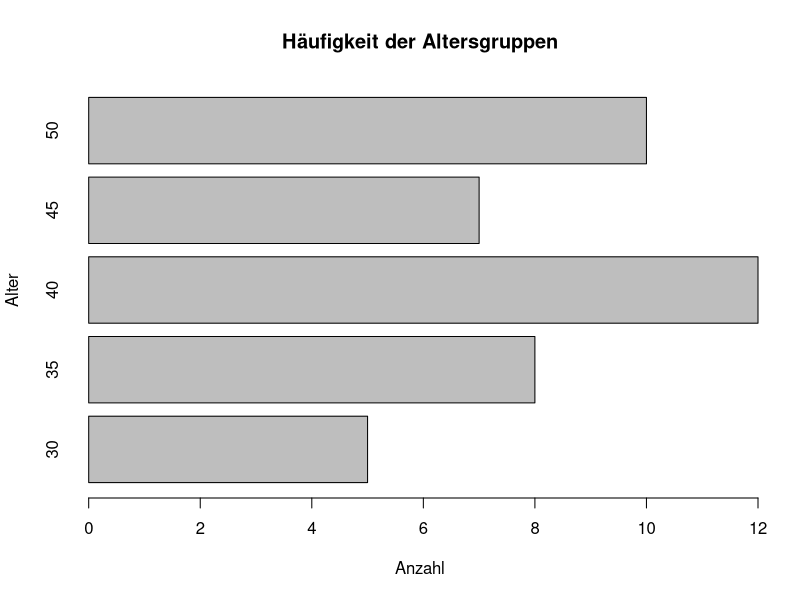

Generate this figure with R:
# Beispiel-Daten (ersetze dies durch deine eigenen Daten)
df <- data.frame(
  Alter <- c(30, 35, 40, 45, 50),  # Altersgruppen
  Anzahl <- c(5, 8, 12, 7, 10)     # Häufigkeiten
)

# Balkendiagramm erstellen
barplot(df$Anzahl, names.arg = df$Alter, horiz = TRUE,
        main = "Häufigkeit der Altersgruppen",
        xlab = "Anzahl", ylab = "Alter")

